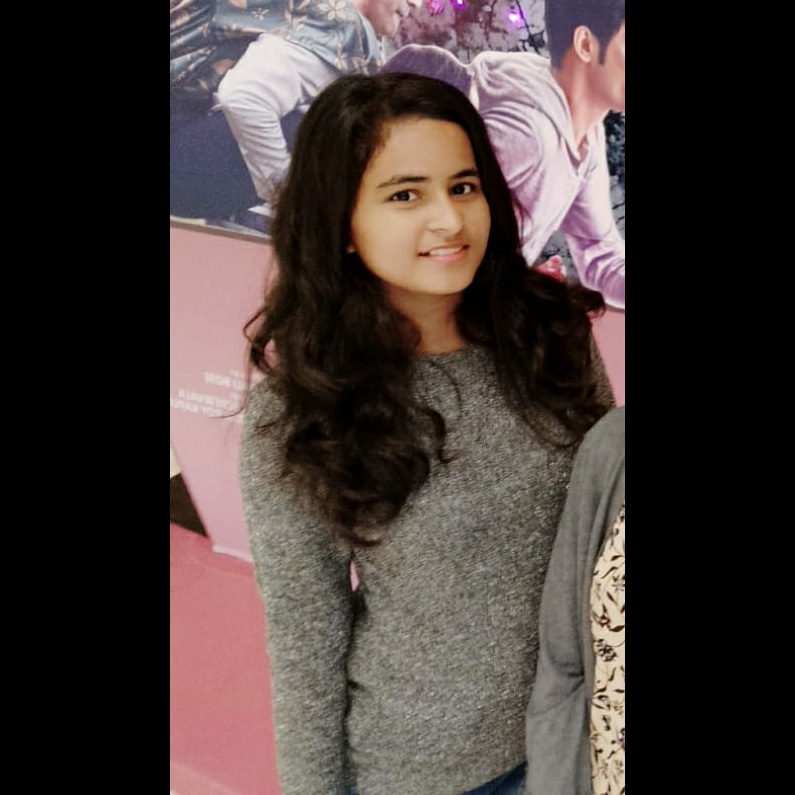
#> input picture ankita.jpg, 795 x 795 px
$ python Sketch.py
#> lines starting #> are read from the running program, lines starting #| are printed output that depends on the picture
import cv2
import imageio
import numpy as np
import scipy.ndimage

img = "ankita.jpg"

def grayscale(rgb):
    return np.dot(rgb[...,:3],[0.299,0.587,0.114])

def dodge(front,back):
    result = front*255/(255-back)
    result[result>255]=255
    result[back==255]=255
    return result.astype('uint8')

s = imageio.imread(img)
#> s is the input picture: shape (795, 795, 3); mean R, G, B 69.2, 58.6, 55.9
g = grayscale(s)
#> in grayscale, `return np.dot(rgb[...,:3],[0.299,0.587,0.114])`:
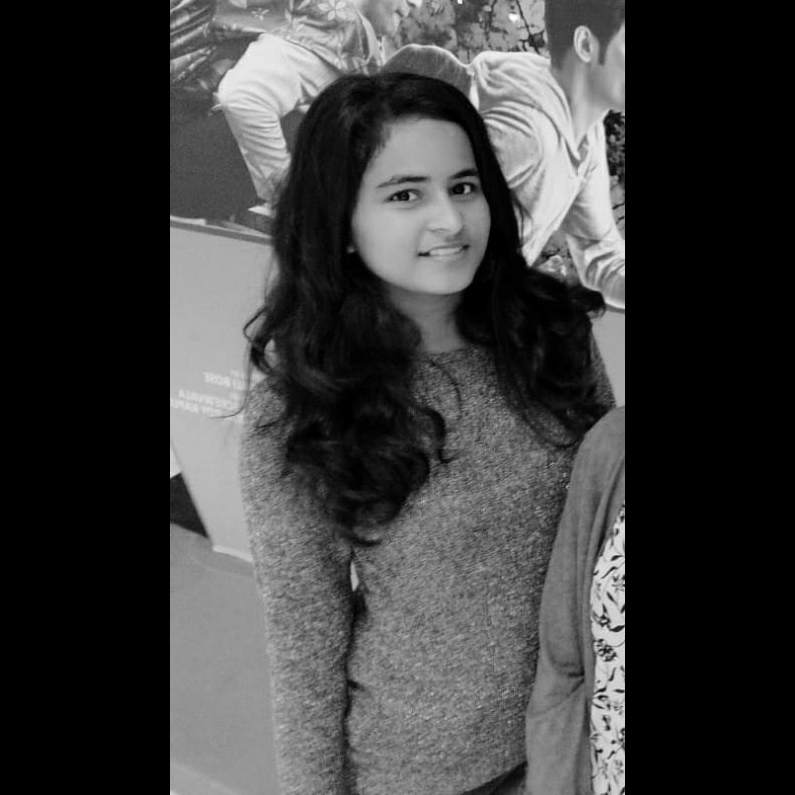
#> returned value: shape (795, 795) float64; min 0, max 254.1, mean 61.5
i = 190-g
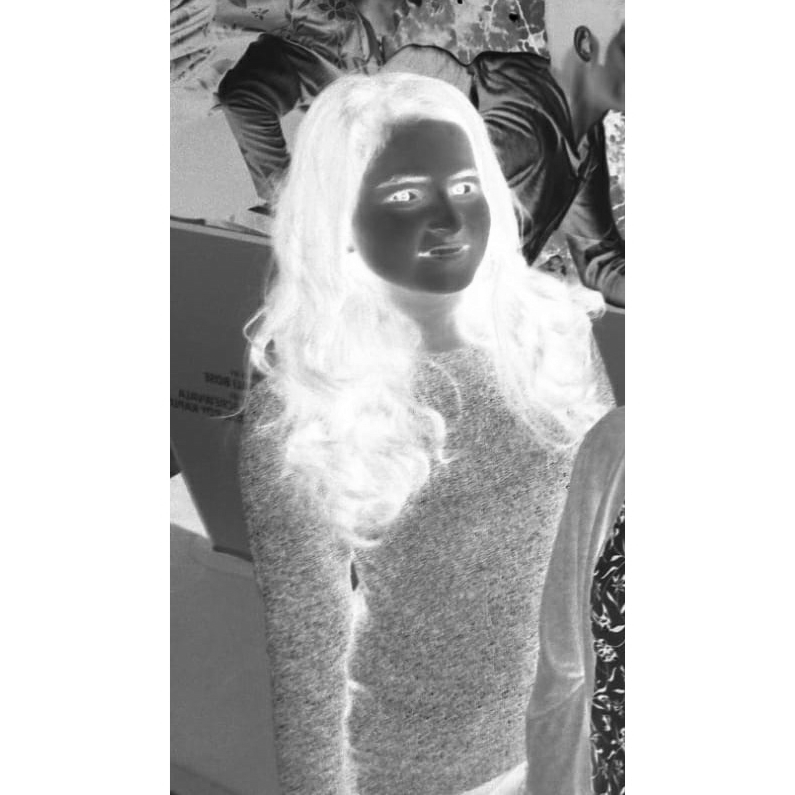
#> i: shape (795, 795) float64; min -64.11, max 190, mean 128.5; drawn with min black and max white

b = scipy.ndimage.filters.gaussian_filter1d(i,sigma=50)
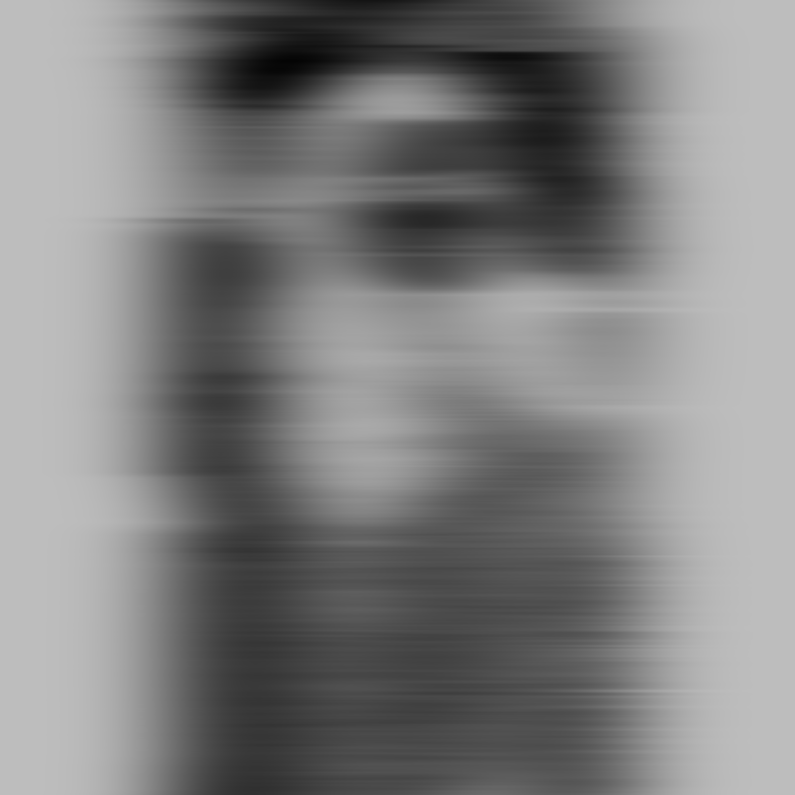
#> b: shape (795, 795) float64; min 4.26, max 190, mean 128.5
r = dodge(b,g)
#> in dodge, `result[result>255]=255`:
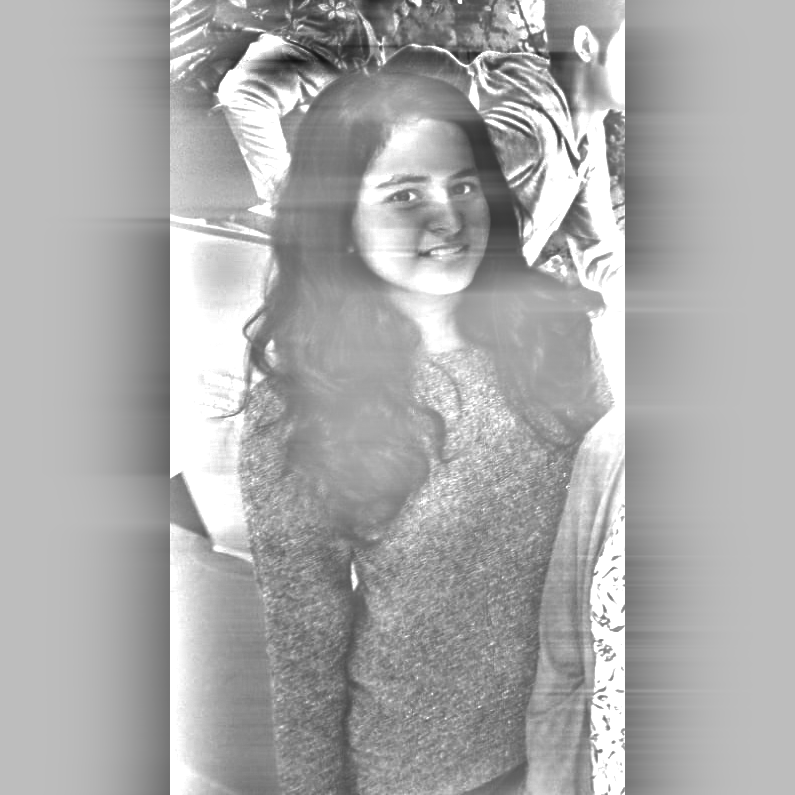
#> result: shape (795, 795) float64; min 18.42, max 255, mean 171.1

cv2.imwrite('An2.png',r)
print("Task Complete.....")
